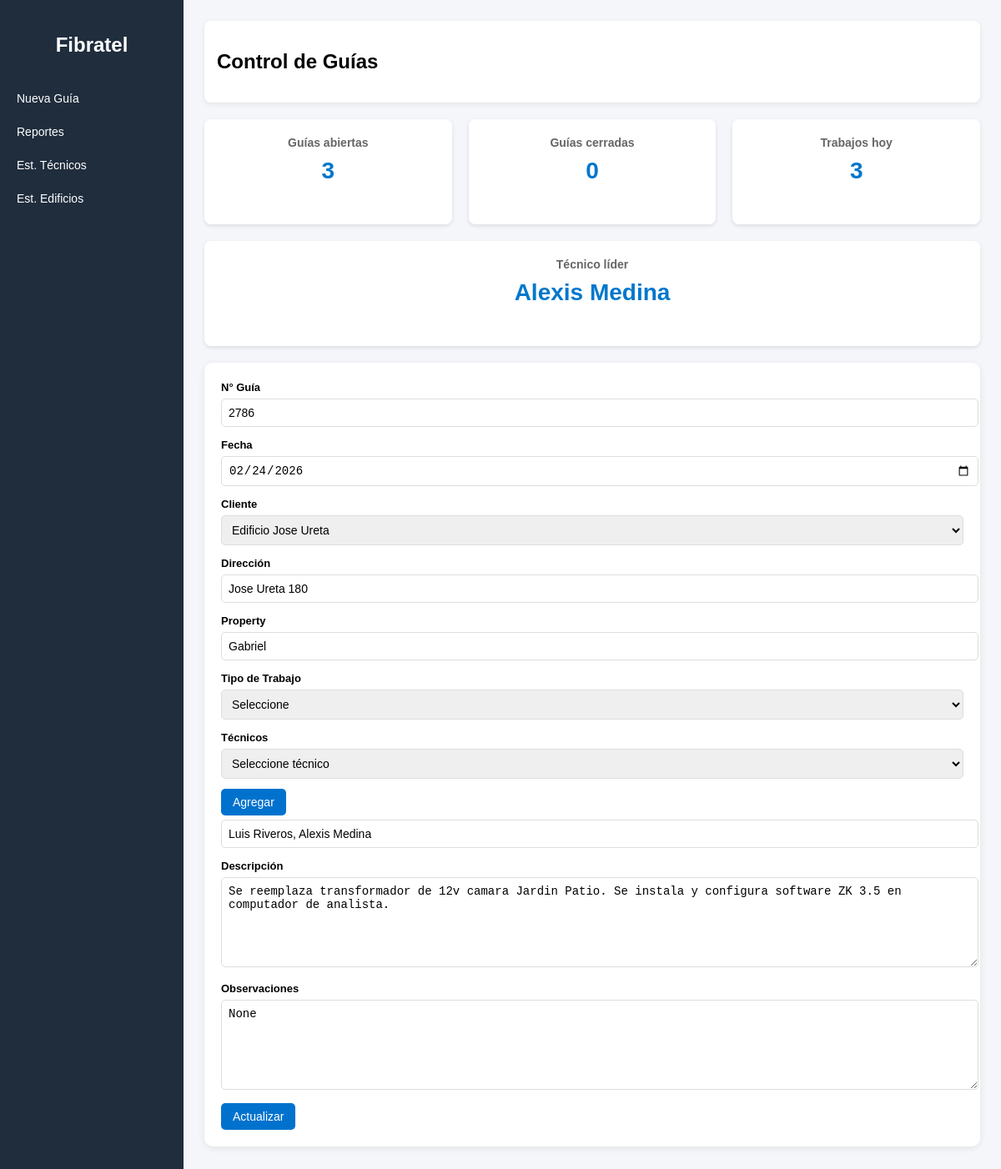
Page /?editar=26 on the committed database.
### tables this page shows
CREATE TABLE guias (
            id INTEGER PRIMARY KEY AUTOINCREMENT,
            numero_guia INTEGER UNIQUE,
            fecha TEXT,
            cliente_id INTEGER,
            tecnicos TEXT,
            tecnico_firma TEXT,
            descripcion TEXT,
            estado TEXT,
            observaciones TEXT
        , tipo_trabajo TEXT, token_revision TEXT);

CREATE TABLE clientes (
            id INTEGER PRIMARY KEY AUTOINCREMENT,
            nombre TEXT UNIQUE,
            direccion TEXT,
            property TEXT
        );

### app.py (the view, shortened to what this page needs)
@app.route("/", methods=["GET", "POST"])
def index():
    conn = get_db()
    guia_id = request.args.get("editar")
    guia = None
    if guia_id:
        guia = conn.execute("""
            SELECT g.*,
                   c.nombre as cliente_nombre,
                   c.direccion,
                   c.property
            FROM guias g
            LEFT JOIN clientes c ON g.cliente_id = c.id
            WHERE g.id=?
        """, (guia_id,)).fetchone()
    clientes = conn.execute(
        "SELECT * FROM clientes ORDER BY nombre"
    ).fetchall()
    tecnicos = conn.execute(
        "SELECT * FROM tecnicos ORDER BY nombre"
    ).fetchall()
    ultimo = conn.execute(
        "SELECT MAX(numero_guia) FROM guias"
    ).fetchone()[0]
    proximo_numero = (ultimo + 1) if ultimo else 1
    abiertas = conn.execute(
        "SELECT COUNT(*) FROM guias WHERE estado='ABIERTA'"
    ).fetchone()[0]
    cerradas = conn.execute(
        "SELECT COUNT(*) FROM guias WHERE estado='CERRADA'"
    ).fetchone()[0]
    hoy = conn.execute(
        "SELECT COUNT(*) FROM guias WHERE fecha=?",
        (date.today(),)
    ).fetchone()[0]
    tecnicos_data = conn.execute(
        "SELECT tecnicos FROM guias"
    ).fetchall()
    conteo = {}
    for r in tecnicos_data:
        if not r["tecnicos"]:
            continue
        lista = r["tecnicos"].split(", ")
        for t in lista:
            conteo[t] = conteo.get(t,0)+1
    lider = "-"
    if conteo:
        lider = max(conteo, key=conteo.get)
    conn.close()
    return render_template(
    "index.html",
    fecha=date.today(),
    clientes=clientes,
    tecnicos=tecnicos,
    guia=guia,
    proximo_numero=proximo_numero,
    abiertas=abiertas,
    cerradas=cerradas,
    hoy=hoy,
    lider=lider
)

### app.py (called while the page is built)
def get_db():
    conn = sqlite3.connect(DATABASE)
    conn.row_factory = sqlite3.Row
    return conn

### templates/index.html (shortened to what this page needs)
<!DOCTYPE html>
<html>
<head>
<link rel="stylesheet" href="/static/style.css">
</head>
<body>
<div class="layout">
<div class="sidebar">
<h2>Fibratel</h2>
<a href="/">Nueva Guía</a>
<a href="/reportes">Reportes</a>
<a href="/estadisticas">Est. Técnicos</a>
<a href="/estadisticas_edificio">Est. Edificios</a>
</div>
<div class="main">
<div class="header">
<h2>Control de Guías</h2>
</div>
<div class="dashboard">
<div class="card">
<h3>Guías abiertas</h3>
<p>{{ abiertas }}</p>
</div>
<div class="card">
<h3>Guías cerradas</h3>
<p>{{ cerradas }}</p>
</div>
<div class="card">
<h3>Trabajos hoy</h3>
<p>{{ hoy }}</p>
</div>
<div class="card">
<h3>Técnico líder</h3>
<p>{{ lider }}</p>
</div>
</div>
<div class="form-box">
<form method="POST">
<label>N° Guía</label>
<input type="text"
value="{{ guia.numero_guia if guia else proximo_numero }}"
readonly>
<label>Fecha</label>
<input type="date"
name="fecha"
value="{{ guia.fecha if guia else fecha }}">
<label>Cliente</label>
<select name="cliente_id" id="cliente" onchange="cargarCliente()">
{% for c in clientes %}
<option value="{{ c.id }}"
{% if guia and guia.cliente_id == c.id %}selected{% endif %}>
{{ c.nombre }}
</option>
{% endfor %}
</select>
<label>Dirección</label>
<input type="text"
id="direccion"
value="{{ guia.direccion if guia else '' }}"
readonly>
<label>Property</label>
<input type="text"
id="property"
value="{{ guia.property if guia else '' }}"
readonly>
<label>Tipo de Trabajo</label>
<select name="tipo_trabajo" id="tipo_trabajo" onchange="tipoTrabajo()">
<option value="">Seleccione</option>
</select>
<label>Técnicos</label>
<select id="tecnico_select">
<option value="">Seleccione técnico</option>
</select>
<button type="button" onclick="agregarTecnico()">Agregar</button>
<input type="text"
id="lista_tecnicos"
name="tecnicos"
value="{{ guia.tecnicos if guia else '' }}">
<label>Descripción</label>
<textarea name="descripcion" id="descripcion">
{{ guia.descripcion if guia else '' }}
</textarea>
<label>Observaciones</label>
<textarea name="observaciones">
{{ guia.observaciones if guia else '' }}
</textarea>
<button type="submit">
{% if guia %}
Actualizar
{% else %}
Guardar
{% endif %}
</button>
</form>
</div>
</div>
</div>
</body>
</html>

### static/style.css (style rules this page uses)
body { margin:0; font-family:Arial, sans-serif; background:#f4f6f9; }
.layout { display:flex; }
.sidebar { width:220px; background:#1f2d3d; color:white; min-height:100vh; padding-top:20px; }
.sidebar h2 { text-align:center; margin-bottom:30px; }
.sidebar a { display:block; color:white; text-decoration:none; padding:12px 20px; font-size:14px; }
.main { flex:1; padding:25px; }
.header { background:white; padding:15px; margin-bottom:20px; border-radius:8px; box-shadow:0 2px 6px rgba(0,0,0,0.08); }
.dashboard { display:flex; gap:20px; flex-wrap:wrap; margin-bottom:25px; }
.card { flex:1; min-width:200px; background:white; padding:20px; border-radius:10px; box-shadow:0 2px 8px rgba(0,0,0,0.08); text-align:center; }
.card h3 { margin:0; color:#777; font-size:14px; }
.card p { font-size:32px; color:#0072CE; margin-top:10px; }
.form-box { background:white; padding:20px; border-radius:10px; box-shadow:0 2px 8px rgba(0,0,0,0.08); margin-bottom:25px; }
label { font-size:13px; font-weight:bold; }
input,select,textarea { padding:8px; margin-top:5px; margin-bottom:12px; width:100%; border:1px solid #ddd; border-radius:5px; font-size:14px; }
textarea { min-height:90px; }
button { background:#0072CE; color:white; border:none; padding:8px 14px; border-radius:5px; cursor:pointer; font-size:14px; }
.dashboard { display:flex; gap:20px; margin-bottom:20px; }
.card { flex:1; background:white; padding:20px; border-radius:8px; box-shadow:0 2px 5px rgba(0,0,0,0.1); text-align:center; }
.card h3 { margin:0; font-size:14px; color:#666; }
.card p { font-size:28px; font-weight:bold; margin-top:10px; color:#0077cc; }

### rows in the picture
guias: numero_guia "2786", fecha "02/24/2026", cliente_id "Edificio Jose Ureta", tecnicos "Luis Riveros, Alexis Medina", descripcion "Se reemplaza transformador de 12v camara Jardin Patio. Se instala y configura software ZK 3.5 en computador de analista.", observaciones "None"
clientes: direccion "Jose Ureta 180", property "Gabriel"

### other values in the picture
{{ abiertas }} "3"
{{ cerradas }} "0"
{{ hoy }} "3"
{{ lider }} "Alexis Medina"
